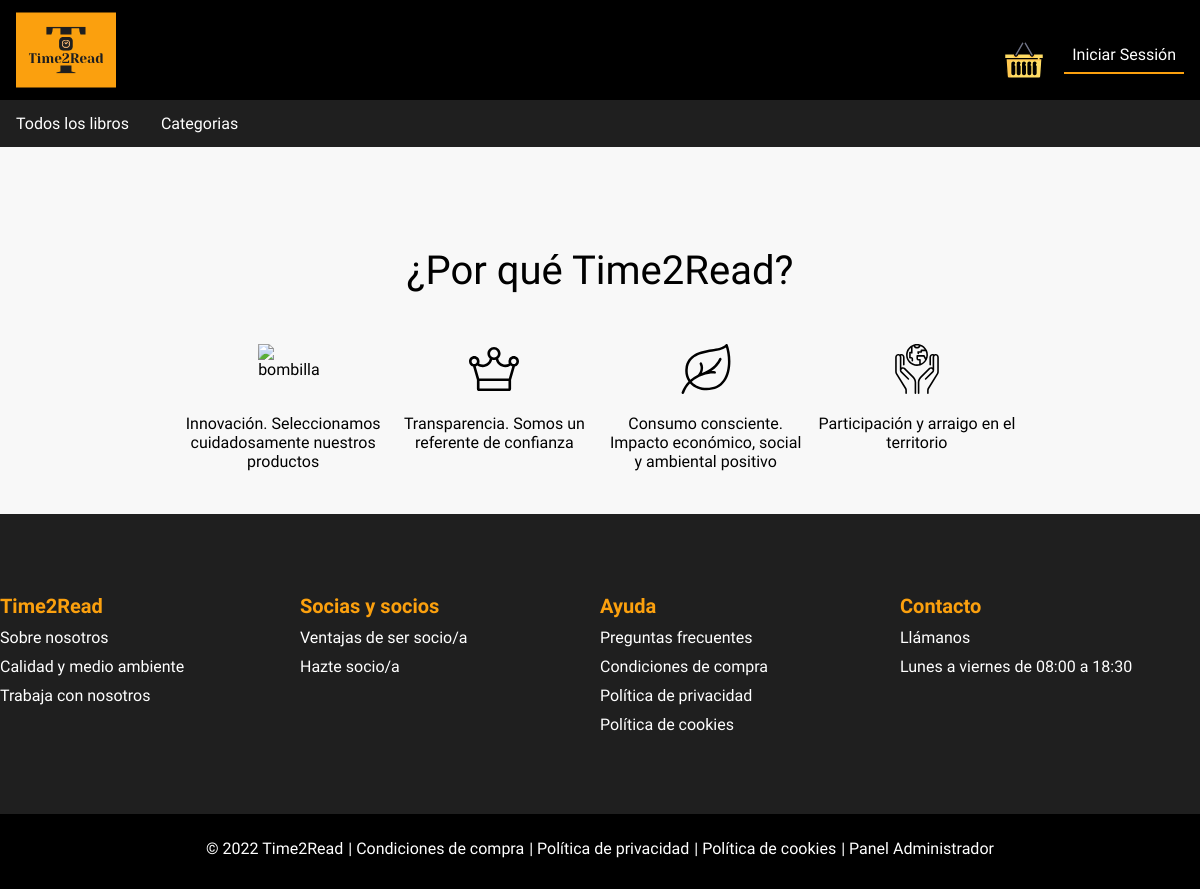
Before: /index.php?controller=Principal&action=mostrarLibrosCategoria&id=1 with the older database file.
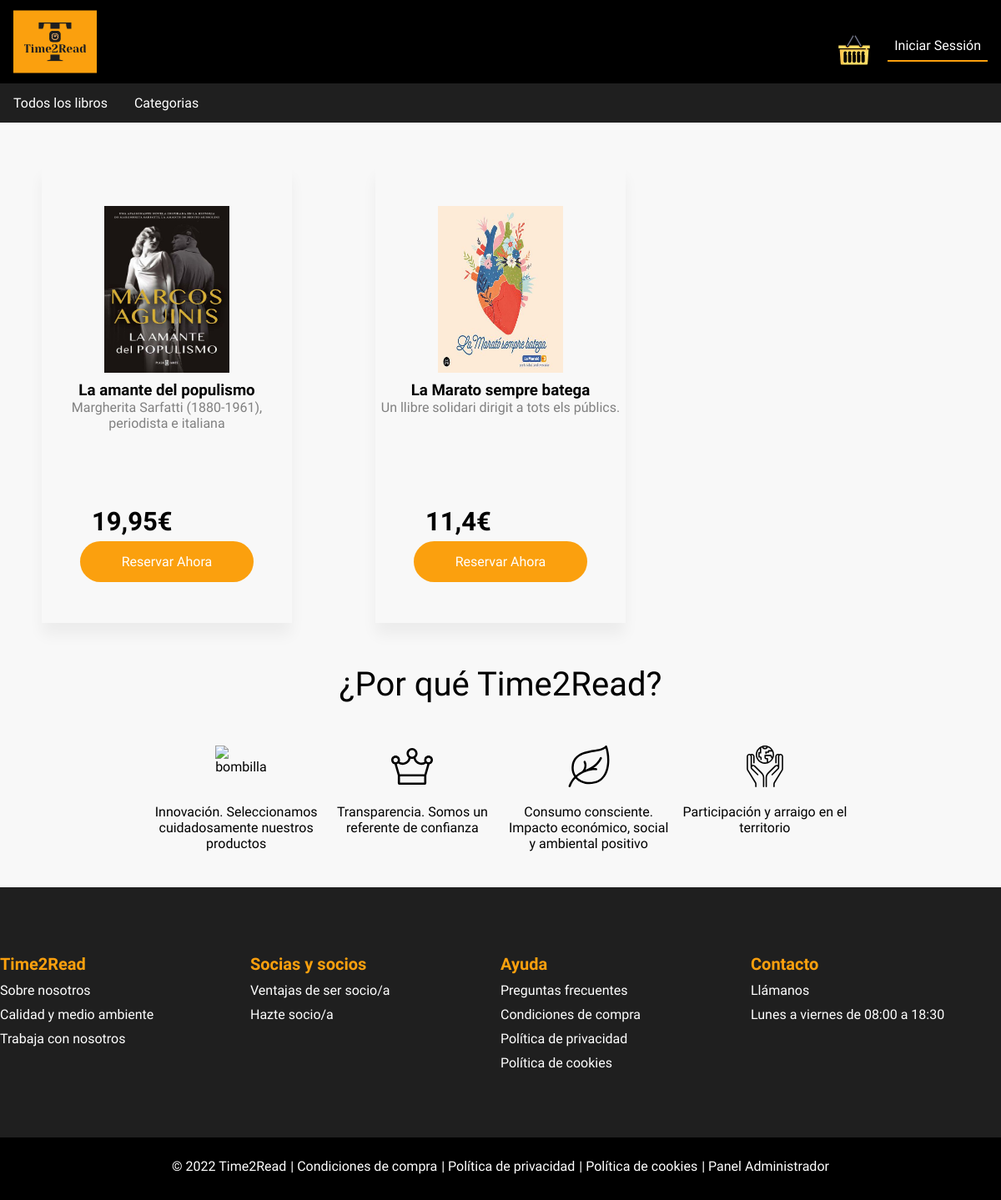
After: the same page with the newer database file.
### tables this page shows
CREATE TABLE `articulo` (
  `id_articulo` int(11) NOT NULL,
  `fk_id_genero` int(11) NOT NULL,
  `isbn` int(13) NOT NULL,
  `nombre` varchar(100) NOT NULL,
  `descripcion_short` varchar(255) NOT NULL,
  `descripcion` varchar(10000) NOT NULL,
  `stock` int(11) NOT NULL,
  `precio_venta` float NOT NULL,
  `imagen` varchar(50) NOT NULL,
  `destacado` tinyint(1) NOT NULL DEFAULT 0,
  `estado` tinyint(1) NOT NULL
);

### controllers/PrincipalController.php (called while the page is built, shortened)
<?php
require "models/libro.php";
class PrincipalController
{
    public function mostrarLibrosCategoria()
    {
        require_once "views/general/menu.php";
        require_once "views/general/mostrarListaCategorias.php";
        $_idcategoria = $_GET['id'];
        $librosCategoria = new Libro();
        $resultado = $librosCategoria->librosCategoria($_idcategoria);
        require_once "views/principal/librosCategoria.php";
    }
}

### models/database.php (called while the page is built, shortened)
<?php
class Database{
    public function __construct(){
        $servername = "localhost";
        $dbname= "biblioteca";
        $username = "root";
        $password = "";
        try{
		$this->db = new PDO("mysql:host=$servername;dbname=$dbname",$username, $password);
        }
        catch(PDOException $error)
        {
            echo "Connection failed: ". $error->getMessage();
        }
    }
}

### models/libro.php (called while the page is built, shortened)
<?php
require_once("database.php");
class Libro extends Database
{
    public function librosCategoria($id)
    {
        $consulta = $this->db->prepare("SELECT * FROM articulo WHERE fk_id_genero = $id");
        $consulta->execute();
        $resultado = $consulta->fetchAll();
        return $resultado;
    }
}

### views/general/mostrarListaCategorias.php (the view, shortened to what this page needs)
<?php
echo "<div class='main-page-list-category'>
  <div><a href='index.php?controller=Principal&action=mostrarGeneral'>Todos los libros</a></div>
  <div class='dropcategory'>
    <button class='dropbtn'>Categorias
      <i class='fa-down'></i>
    </button>
    <div class='dropcategory-content'>";
    echo "</div>
  </div>
</div>";
?>

### views/principal/librosCategoria.php
<div class="main-page-important-books">
    <?php
        foreach ($resultado as $libro) {
            echo " <div class='important-book'>
                <div><img class='important-book-image' src='" . $libro['imagen'] . "'></div>
                <div><h3>" . $libro['nombre'] . "</h3></div>
                <div class='important-book-short-description'>" . $libro['descripcion_short'] . "</div>
                <div class='important-book-price'>" .str_replace('.',',',(string)$libro['precio_venta']) . "€" . "</div>
                <div>" . "<a href='index.php?controller=Libro&action=mostrarLibro&id=" . $libro['id_articulo'] . "' class='important-reservation-book-button'>Reservar Ahora</a>" . "</div>
            </div>";
        }
    ?>
</div>

Changed rows visible on the page:
now on this page (row edited): articulo: imagen (picture), nombre "La amante del populismo", descripcion_short "Margherita Sarfatti (1880-1961), periodista e italiana", precio_venta "19,95"
added articulo: imagen (picture), nombre "La Marato sempre batega", descripcion_short "Un llibre solidari dirigit a tots els públics.", precio_venta "11,4"
